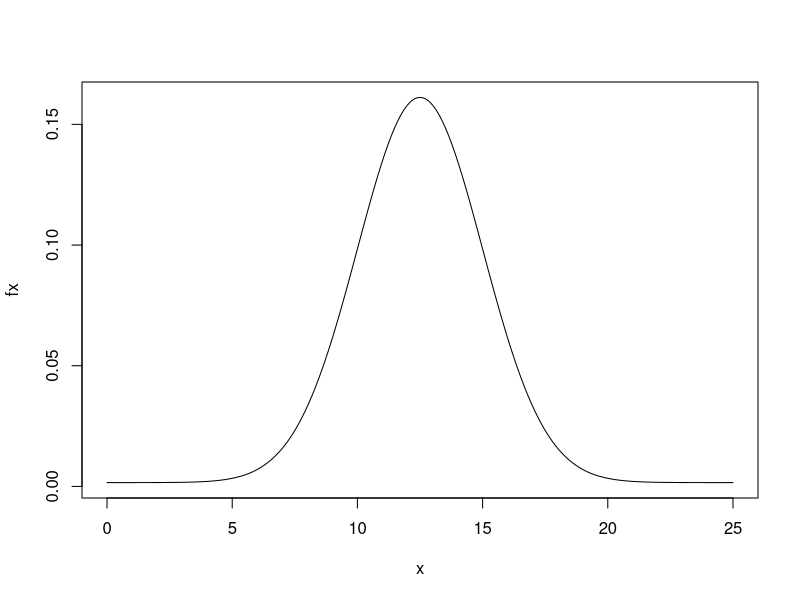

Source code (R):
#Model for fourier inversion for arithmetic brownian motion
x0 = 10
mu = 10
sig = 5
tau = 0.25
s = (0:10000)/100
ds = s[2]-s[1]
phi = exp(1i*s*x0+mu*1i*s*tau-0.5*s^2*sig^2*tau)
x = (0:250)/10
fx=NULL
for ( k in 1:length(x)){
  g = sum(as.numeric(exp(-1i*s*x[k]) * phi * ds))/pi
  print(c(x[k],g))
  fx = c(fx,g)
}
plot(x,fx,type="l")

